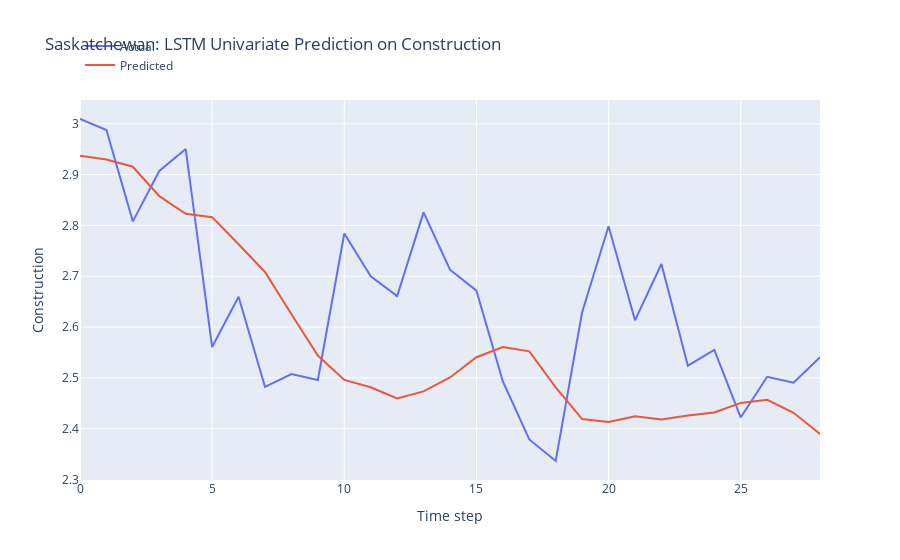

Source (notebook cell):
### Markdown cell above
LSTM Model Development

### Code cell
n_features = 1
X_train = X_train.reshape(X_train.shape[0], X_train.shape[1], n_features)

# define model
model = Sequential()
model.add(LSTM(50, activation='relu', input_shape=(n_steps, n_features)))
model.add(Dense(1))

# model = Sequential()
# model.add(LSTM(100, activation='relu', input_shape=(n_steps, n_features), kernel_regularizer=L2(0.001), return_sequences=True))
# model.add(LSTM(50, activation='relu', kernel_regularizer=L2(0.01)))
# model.add(Dense(1))

def r_squared(y_true, y_pred):
    SS_res =  K.sum(K.square(y_true - y_pred)) 
    SS_tot = K.sum(K.square(y_true - K.mean(y_true))) 
    return ( 1 - SS_res/(SS_tot + K.epsilon()) )

# Compile the model
model.compile(optimizer='adam', 
              loss='mse',
              metrics=[r_squared])

early_stopping = EarlyStopping(monitor='loss', patience=5, restore_best_weights=True)

# fit model
history = model.fit(X_train, y_train, 
          epochs = 20,
          batch_size = 32,
          verbose = 0,
          callbacks=[early_stopping])

# Obtain the MSE and R-squared from the last epoch
last_epoch_mse = history.history['loss'][-1]
last_epoch_r_squared = history.history['r_squared'][-1]

# Print the MSE and R-squared
print("Mean Squared Error (MSE) from the last epoch:", last_epoch_mse)
print("R-squared from the last epoch:", last_epoch_r_squared)

# plot loss and r2 score
plt.figure(figsize=(10, 6))

# Plot train loss
plt.plot(history.history['loss'], label='Train Loss')

# Plot train R-squared score
plt.plot(history.history['r_squared'], label='Train R2')

plt.title('Model Training Loss and R-squared Score')
plt.xlabel('Epochs')
plt.ylabel('Value')
plt.legend()
plt.grid(True)
plt.show()

# Evaluate the model
loss = model.evaluate(X_test, y_test)
print("MSE and R_squared:", loss)

# make prediction on test data
X_test = X_test.reshape(X_test.shape[0], X_test.shape[1], n_features)
y_pred = model.predict(X_test)

# Print the first 5 predictions and actual values
print("Predictions:")
flattened_predictions = [pred[0] for pred in y_pred[:10]]
print(flattened_predictions)
# print(y_pred[:10].tolist())
print("Actual values:")
rounded_actual_values = [round(value, len(str(prediction).split('.')[1])) for value, prediction in zip(y_test[:10], flattened_predictions)]
print(rounded_actual_values)

# plot the actual and predicted values for test data
trace1 = go.Scatter(x=np.arange(len(y_test)), y=y_test.flatten(), mode='lines', name='Actual')
trace2 = go.Scatter(x=np.arange(len(y_pred)), y=y_pred.flatten(), mode='lines', name='Predicted')

# Create layout
layout = go.Layout(
    title='Saskatchewan: LSTM Univariate Prediction on Construction',
    xaxis=dict(title='Time step'),
    yaxis=dict(title='Construction'),
    legend=dict(x=0, y=1.18)
)

# Create figure
fig = go.Figure(data=[trace1, trace2], layout=layout)

# Show plot
fig.show()

### Figure 1 — Plotly figure (JSON) as saved in the notebook; plotly's stock layout.template omitted (floating-point values rounded to 4 significant figures)
{"data": [{"mode": "lines", "name": "Actual", "type": "scatter", "x": [0, 1, 2, 3, 4, 5, 6, 7, 8, 9, 10, 11, 12, 13, 14, 15, 16, 17, 18, 19, 20, 21, 22, 23, 24, 25, 26, 27, 28], "y": [3.009, 2.988, 2.808, 2.907, 2.95, 2.561, 2.66, 2.482, 2.507, 2.496, 2.784, 2.7, 2.661, 2.826, 2.713, 2.672, 2.493, 2.379, 2.336, 2.629, 2.798, 2.613, 2.724, 2.524, 2.555, 2.422, 2.502, 2.49, 2.54]}, {"mode": "lines", "name": "Predicted", "type": "scatter", "x": [0, 1, 2, 3, 4, 5, 6, 7, 8, 9, 10, 11, 12, 13, 14, 15, 16, 17, 18, 19, 20, 21, 22, 23, 24, 25, 26, 27, 28], "y": [2.937, 2.93, 2.915, 2.858, 2.823, 2.816, 2.763, 2.708, 2.625, 2.544, 2.496, 2.481, 2.46, 2.473, 2.501, 2.541, 2.56, 2.552, 2.481, 2.419, 2.413, 2.424, 2.418, 2.426, 2.432, 2.451, 2.457, 2.431, 2.389]}], "layout": {"legend": {"x": 0, "y": 1.18}, "title": {"text": "Saskatchewan: LSTM Univariate Prediction on Construction"}, "xaxis": {"title": {"text": "Time step"}}, "yaxis": {"title": {"text": "Construction"}}}}
